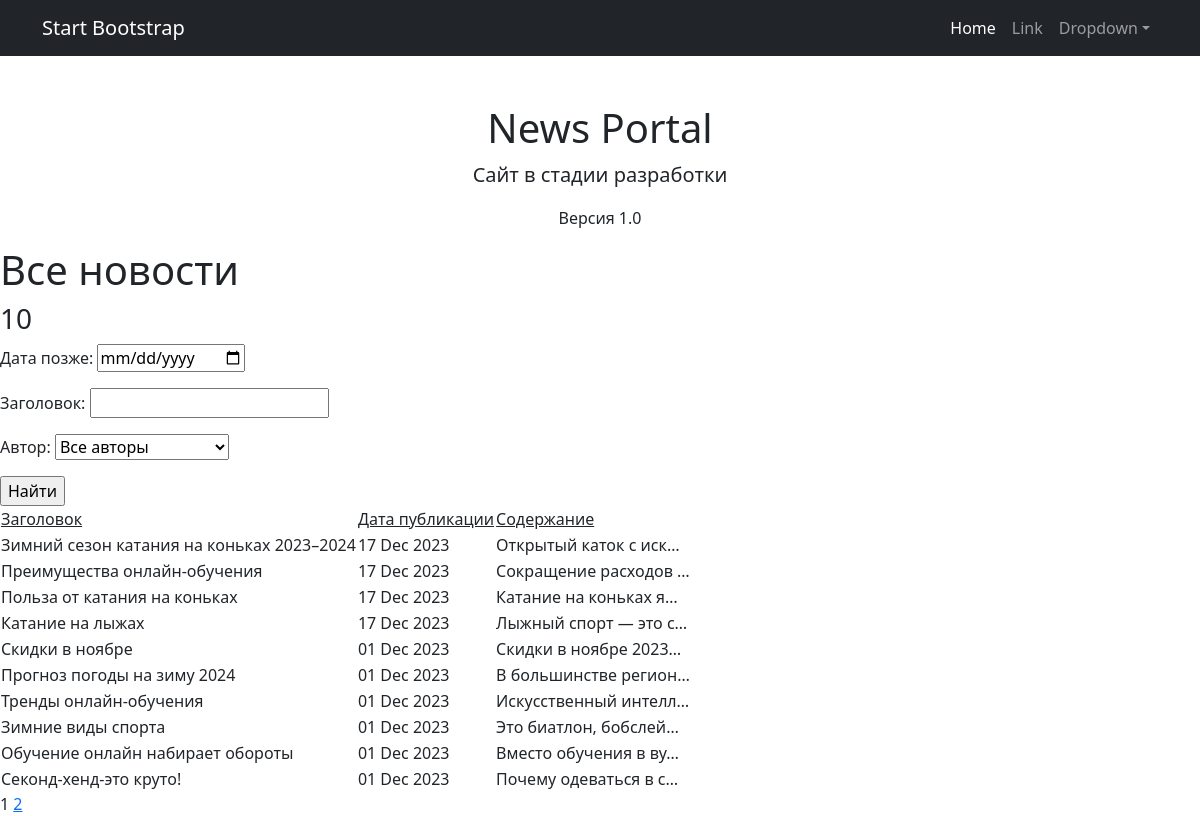
Page /news/search/ on the earlier database version.
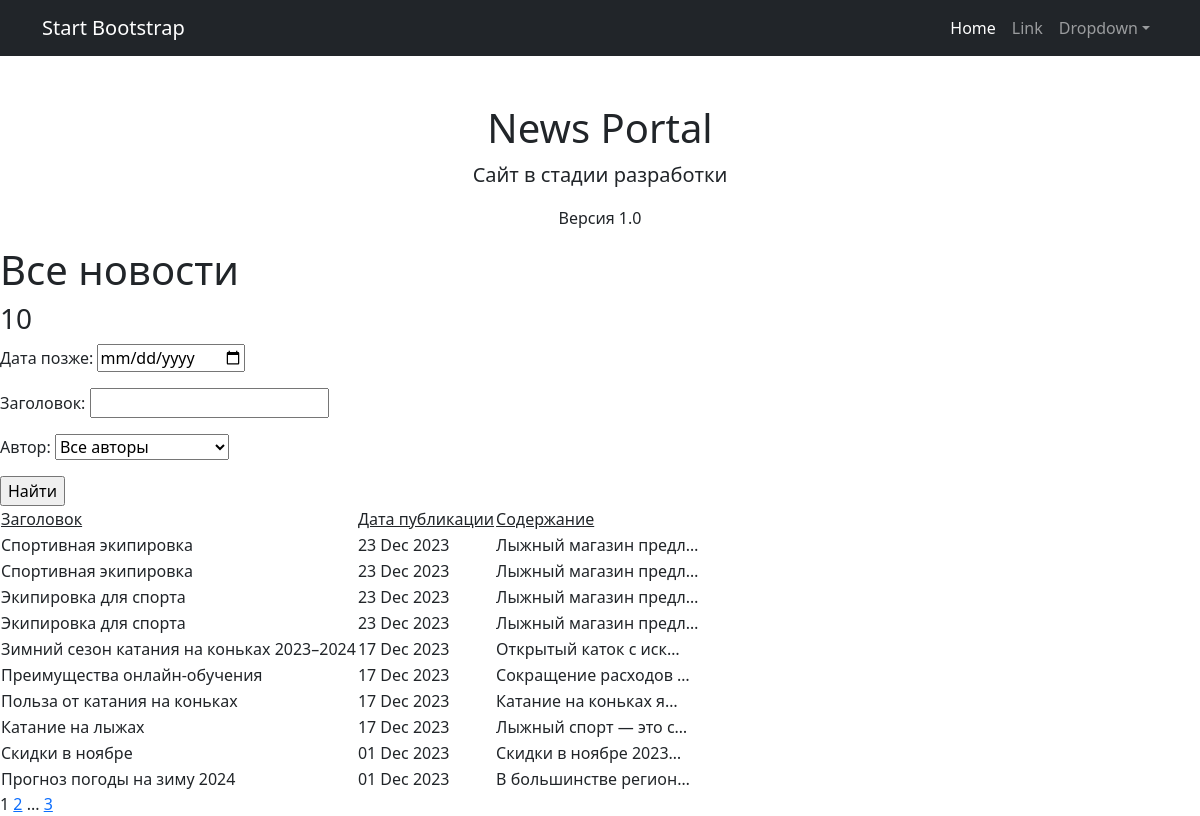
Same page on the later database version.
### news/models.py (models this page shows, shortened)
class Post(models.Model):
    user = models.ForeignKey(Author, on_delete=models.CASCADE, related_name="post")
    A = "article"
    N = "news"
    choices = ((A, "Статья"), (N, "Новость"))
    choice_field = models.CharField(max_length=7, choices=choices, default="news")
    creation_date = models.DateTimeField(auto_now_add=True)
    categories = models.ManyToManyField(Category, through="PostCategory")
    header = models.CharField(max_length=255, default="Default value")
    text = models.TextField()
    rating = models.IntegerField(default=0)

### news/views.py (the view)
# urls.py: path('', cache_page(60*1)(PostList.as_view()), name='post_list'),
class PostList(ListView):
    model=Post
    ordering='-creation_date'
    template_name='posts.html'
    context_object_name ='posts'
    paginate_by = 10
    def get_template_names(self):
        if self.request.path =='/news/':
            self.template_name='posts.html'
        elif self.request.path == '/news/search/':
            self.template_name = 'search.html'
        return self.template_name
    def get_queryset(self):
        queryset = super().get_queryset()
        self.filterset = PostFilter(self.request.GET, queryset)
        return self.filterset.qs
    def get_context_data(self, **kwargs):
        context = super().get_context_data(**kwargs)
        context['filterset'] = self.filterset
        return context

### news/models.py (called while the page is built)
    def __str__(self):
        return self.user.username

### news/templatetags/custom_filters.py (called while the page is built)
@register.filter()
def censor(value):
    if type(value) != str:
        raise ValueError("Фильтр цензурирования применяется только к переменным строкового типа")
    for word in censor_list:
        value = value.replace(word[1:], '*' * len(word[1:]))
    return value

### templates/search.html (shortened to what this page needs)
{%extends 'default.html'%}
{% load custom_filters %}
{% block content %}
    <h1>Все новости</h1>
    <h3>{{ posts|length}}</h3>
    <form action="" method="get">
       {{ filterset.form.as_p }}
       <input type="submit" value="Найти" />
   </form>
    <table>
        <tr>
            <td><u>Заголовок</u></td>
            <td><u>Дата публикации</u></td>
            <td><u>Содержание</u></td>
        </tr>
        {% for post in posts %}
        <tr>
            <td>{{ post.header|censor  }}</td>
            <td>{{ post.creation_date|date:'d M Y' }}</td>
            <td>{{ post.text|truncatechars:21|censor  }}</td>
        </tr>
        {% endfor %}
    </table>
   {{ page_obj.number }}
   {% if page_obj.has_next %}
       <a href="?page={{ page_obj.next_page_number }}">{{ page_obj.next_page_number }}</a>
       {% if paginator.num_pages != page_obj.next_page_number %}
           ...
           <a href="?page={{ page_obj.paginator.num_pages }}">{{ page_obj.paginator.num_pages }}</a>
       {% endif %}
   {% endif %}
    {% endblock content %}

Differences in the rows shown:
no longer on this page (row unchanged): Post: header|censor "Тренды онлайн-обучения", creation_date "01 Dec 2023", text|censor "Искусственный интелл…"
no longer on this page (row unchanged): Post: header|censor "Зимние виды спорта", creation_date "01 Dec 2023", text|censor "Это биатлон, бобслей…"
no longer on this page (row unchanged): Post: header|censor "Обучение онлайн набирает обороты", creation_date "01 Dec 2023", text|censor "Вместо обучения в ву…"
no longer on this page (row unchanged): Post: header|censor "Секонд-хенд-это круто!", creation_date "01 Dec 2023", text|censor "Почему одеваться в с…"
added Post: header|censor "Спортивная экипировка", creation_date "23 Dec 2023", text|censor "Лыжный магазин предл…"
added Post: header|censor "Спортивная экипировка", creation_date "23 Dec 2023", text|censor "Лыжный магазин предл…"
added Post: header|censor "Экипировка для спорта", creation_date "23 Dec 2023", text|censor "Лыжный магазин предл…"
added Post: header|censor "Экипировка для спорта", creation_date "23 Dec 2023", text|censor "Лыжный магазин предл…"
Other differences:
{{ page_obj.paginator.num_pages }}: (not shown) → "3"
